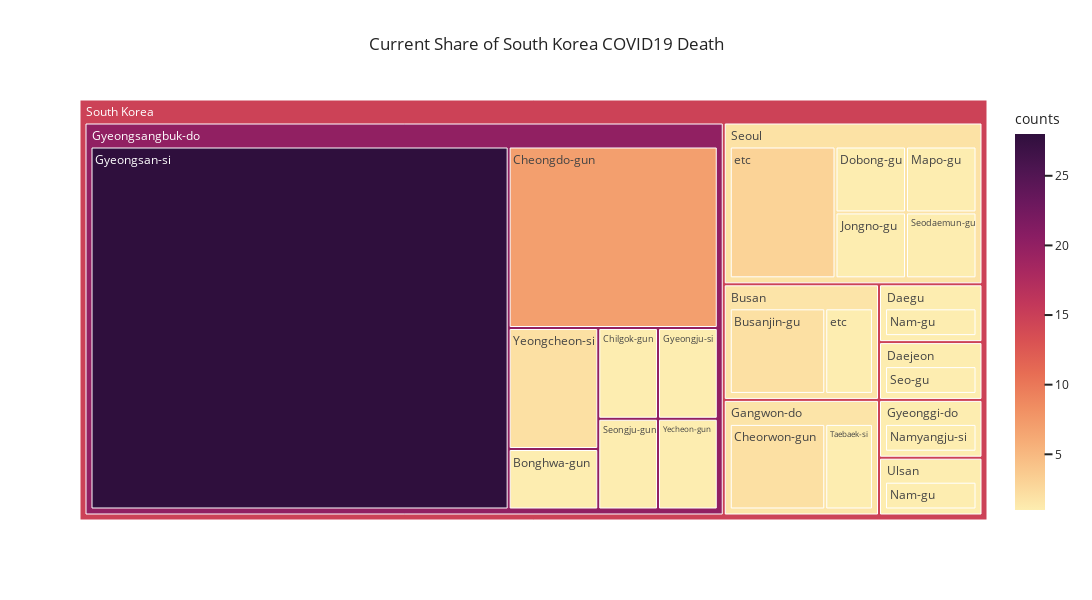

Here is the notebook cell this chart was saved with:
### Code cell
df_deceased_grouped = df_deceased.groupby(by=['province', 'city']) \
        .agg({'patient_id':'count', 'province_population_in_M':'mean'}) \
        .reset_index().rename(columns = {'patient_id':'counts'})

df_deceased_grouped['Country'] = 'South Korea'
fig = px.treemap(df_deceased_grouped, path=['Country', 'province', 'city'], values = 'counts', color = 'counts',
                color_continuous_scale='matter', title = 'Current Share of South Korea COVID19 Death')
fig.update_layout(width=1200, height = 600, template='seaborn')
fig.show()

### Figure 1 — Plotly figure (JSON) as saved in the notebook; plotly's stock layout.template omitted (floating-point values rounded to 4 significant figures)
{"data": [{"branchvalues": "total", "customdata": [[1], [2], [7], [2], [1], [1], [1], [28], [1], [1], [1], [1], [1], [1], [1], [1], [1], [1], [2], [1], [3], [1.667], [1], [1], [1.667], [1], [20.05], [1.857], [1], [14.73]], "domain": {"x": [0, 1], "y": [0, 1]}, "hovertemplate": "labels=%{label}<br>counts_sum=%{value}<br>parent=%{parent}<br>id=%{id}<br>counts=%{color}<extra></extra>", "ids": ["South Korea/Gyeongsangbuk-do/Bonghwa-gun", "South Korea/Busan/Busanjin-gu", "South Korea/Gyeongsangbuk-do/Cheongdo-gun", "South Korea/Gangwon-do/Cheorwon-gun", "South Korea/Gyeongsangbuk-do/Chilgok-gun", "South Korea/Seoul/Dobong-gu", "South Korea/Gyeongsangbuk-do/Gyeongju-si", "South Korea/Gyeongsangbuk-do/Gyeongsan-si", "South Korea/Seoul/Jongno-gu", "South Korea/Seoul/Mapo-gu", "South Korea/Daegu/Nam-gu", "South Korea/Ulsan/Nam-gu", "South Korea/Gyeonggi-do/Namyangju-si", "South Korea/Daejeon/Seo-gu", "South Korea/Seoul/Seodaemun-gu", "South Korea/Gyeongsangbuk-do/Seongju-gun", "South Korea/Gangwon-do/Taebaek-si", "South Korea/Gyeongsangbuk-do/Yecheon-gun", "South Korea/Gyeongsangbuk-do/Yeongcheon-si", "South Korea/Busan/etc", "South Korea/Seoul/etc", "South Korea/Busan", "South Korea/Daegu", "South Korea/Daejeon", "South Korea/Gangwon-do", "South Korea/Gyeonggi-do", "South Korea/Gyeongsangbuk-do", "South Korea/Seoul", "South Korea/Ulsan", "South Korea"], "labels": ["Bonghwa-gun", "Busanjin-gu", "Cheongdo-gun", "Cheorwon-gun", "Chilgok-gun", "Dobong-gu", "Gyeongju-si", "Gyeongsan-si", "Jongno-gu", "Mapo-gu", "Nam-gu", "Nam-gu", "Namyangju-si", "Seo-gu", "Seodaemun-gu", "Seongju-gun", "Taebaek-si", "Yecheon-gun", "Yeongcheon-si", "etc", "etc", "Busan", "Daegu", "Daejeon", "Gangwon-do", "Gyeonggi-do", "Gyeongsangbuk-do", "Seoul", "Ulsan", "South Korea"], "marker": {"coloraxis": "coloraxis", "colors": [1, 2, 7, 2, 1, 1, 1, 28, 1, 1, 1, 1, 1, 1, 1, 1, 1, 1, 2, 1, 3, 1.667, 1, 1, 1.667, 1, 20.05, 1.857, 1, 14.73]}, "name": "", "parents": ["South Korea/Gyeongsangbuk-do", "South Korea/Busan", "South Korea/Gyeongsangbuk-do", "South Korea/Gangwon-do", "South Korea/Gyeongsangbuk-do", "South Korea/Seoul", "South Korea/Gyeongsangbuk-do", "South Korea/Gyeongsangbuk-do", "South Korea/Seoul", "South Korea/Seoul", "South Korea/Daegu", "South Korea/Ulsan", "South Korea/Gyeonggi-do", "South Korea/Daejeon", "South Korea/Seoul", "South Korea/Gyeongsangbuk-do", "South Korea/Gangwon-do", "South Korea/Gyeongsangbuk-do", "South Korea/Gyeongsangbuk-do", "South Korea/Busan", "South Korea/Seoul", "South Korea", "South Korea", "South Korea", "South Korea", "South Korea", "South Korea", "South Korea", "South Korea", ""], "type": "treemap", "values": [1, 2, 7, 2, 1, 1, 1, 28, 1, 1, 1, 1, 1, 1, 1, 1, 1, 1, 2, 1, 3, 3, 1, 1, 3, 1, 42, 7, 1, 59]}], "layout": {"coloraxis": {"colorbar": {"title": {"text": "counts"}}, "colorscale": [[0, "rgb(253, 237, 176)"], [0.09091, "rgb(250, 205, 145)"], [0.1818, "rgb(246, 173, 119)"], [0.2727, "rgb(240, 142, 98)"], [0.3636, "rgb(231, 109, 84)"], [0.4545, "rgb(216, 80, 83)"], [0.5455, "rgb(195, 56, 90)"], [0.6364, "rgb(168, 40, 96)"], [0.7273, "rgb(138, 29, 99)"], [0.8182, "rgb(107, 24, 93)"], [0.9091, "rgb(76, 21, 80)"], [1, "rgb(47, 15, 61)"]]}, "height": 600, "legend": {"tracegroupgap": 0}, "title": {"text": "Current Share of South Korea COVID19 Death"}, "width": 1200}}
